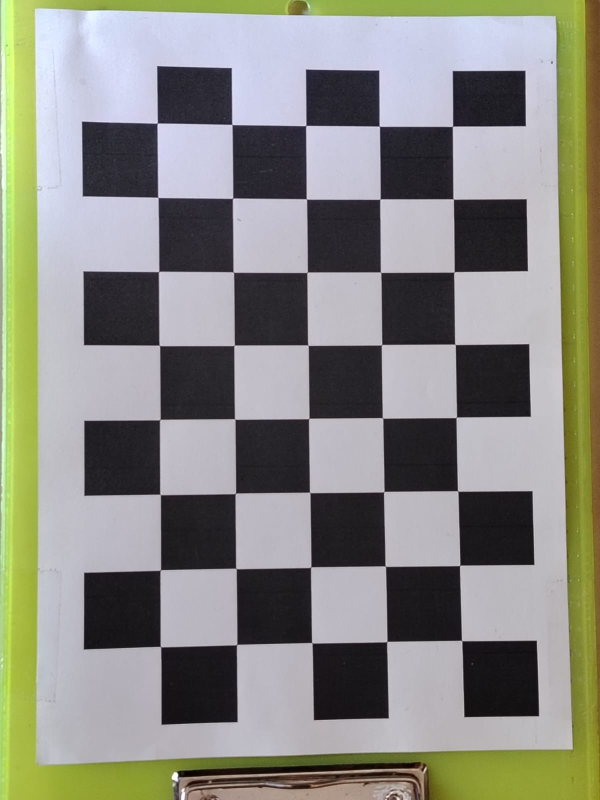
#> input picture data/calibration/chessboard_test.jpg, 1200 x 1600 px (shown at 1/2 size); its folder holds only this picture in this run
$ python -i diagnose.py   (imports and definitions only)
#> lines starting #> are read from the running program, lines starting #| are printed output that depends on the picture; after the words box and inside, x2 and y2 are one past the last pixel; in counts of white or black regions, pixels touching at a corner belong together
import cv2
import numpy as np
import os

def diagnose(img_path):
#> called with img_path = '../data/calibration/chessboard_test.jpg'
    img = cv2.imread(img_path)
#> img is the input picture: shape (1600, 1200, 3); mean B, G, R 129.7, 138, 137.7
    h, w = img.shape[:2]
#> h = 1600; w = 1200
    scale = 800 / max(h, w)
#> scale = 0.5
    img = cv2.resize(img, (int(w*scale), int(h*scale)))
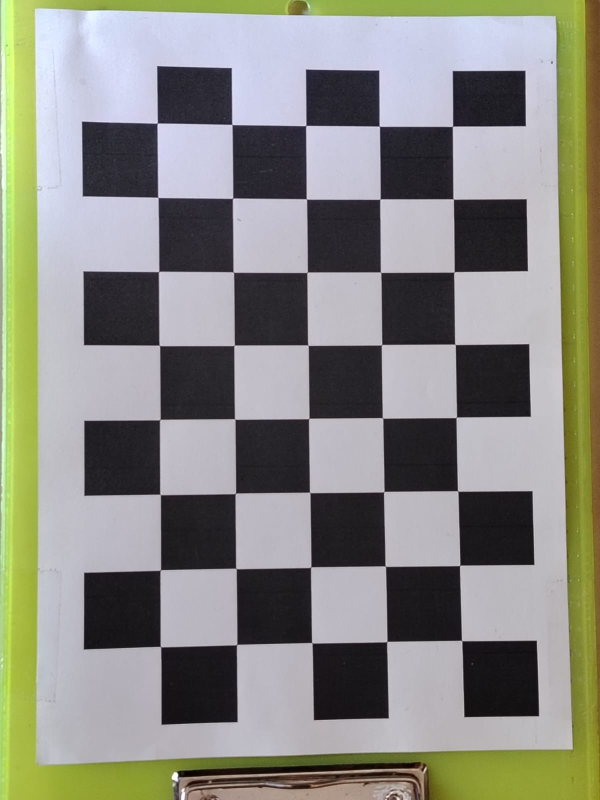
#> img: shape (800, 600, 3); mean B, G, R 129.8, 138.2, 137.8

    gray = cv2.cvtColor(img, cv2.COLOR_BGR2GRAY)
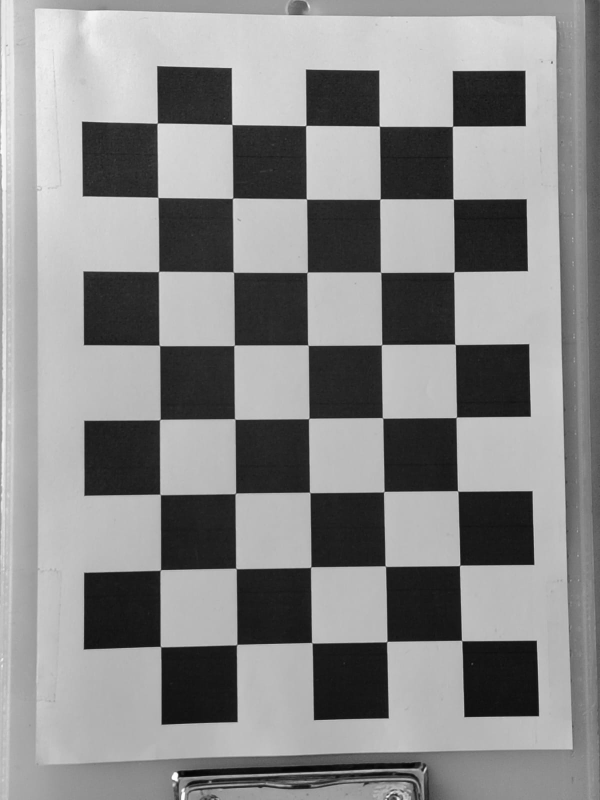
#> gray: shape (800, 600); min 4, max 255, mean 137.1

    # show histogram of pixel values
    print("\nPixel value distribution:")
    for threshold in [50, 100, 150, 200, 240]:
        count = np.sum(gray > threshold)
        pct = count / gray.size * 100
        print(f"  pixels > {threshold}: {pct:.1f}%")
#> this loop made 5 passes
#> (count, pct) on passes 1 to 5: (339790, 70.79), (324207, 67.54), (285022, 59.38), (70881, 14.77), (478, 0.0996)
#|   pixels > 50: 70.8%
#|   pixels > 100: 67.5%
#|   pixels > 150: 59.4%
#|   pixels > 200: 14.8%
#|   pixels > 240: 0.1%

    # try multiple threshold values
    results = []
    for t in [80, 120, 160, 200]:
        _, thresh = cv2.threshold(gray, t, 255,
                                   cv2.THRESH_BINARY)
        label = np.zeros_like(img)
        label[:] = (40, 40, 40)
        label[thresh == 255] = (255, 255, 255)
        cv2.putText(label, f"thresh={t}",
                    (10,30), cv2.FONT_HERSHEY_SIMPLEX,
                    0.8, (0,200,255), 2)
        results.append(label)
#> this loop made 4 passes
#> pass 1, in diagnose, `_, thresh = cv2.threshold(gray, t, 255, cv2.THRESH_BINARY)`:
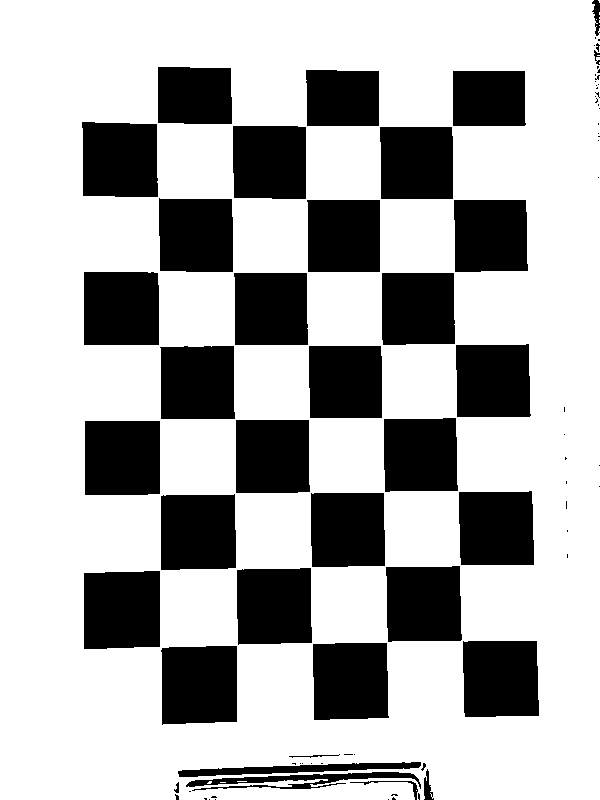
#> thresh: shape (800, 600); 69.7% white; 84 black regions (49 under 20 px), largest, box (x1, y1, x2, y2) and area: (84, 571, 160, 649) 5768, (161, 646, 237, 725) 5729, (313, 643, 389, 720) 5606
#> after the loop:
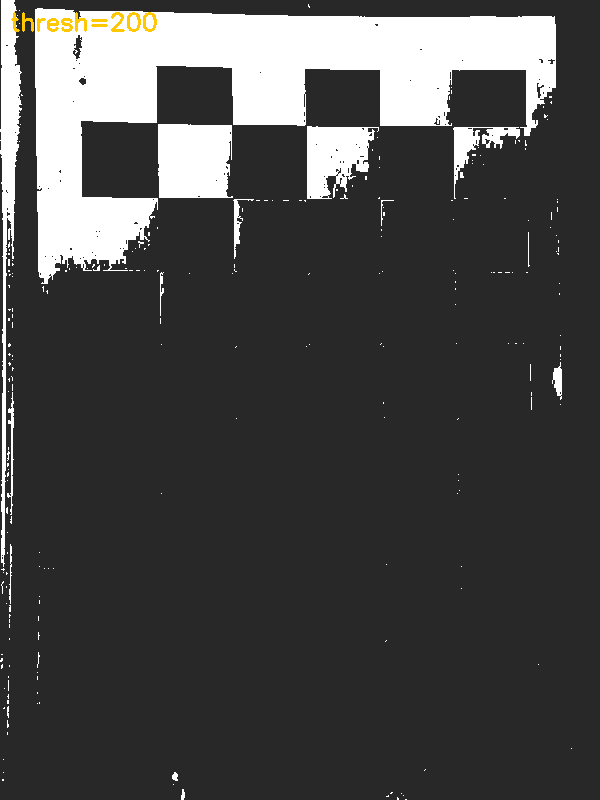
#> label: shape (800, 600, 3); mean B, G, R 71.3, 71.7, 71.8
#> after the loop, results = 4 items

    top = np.hstack(results[:2])
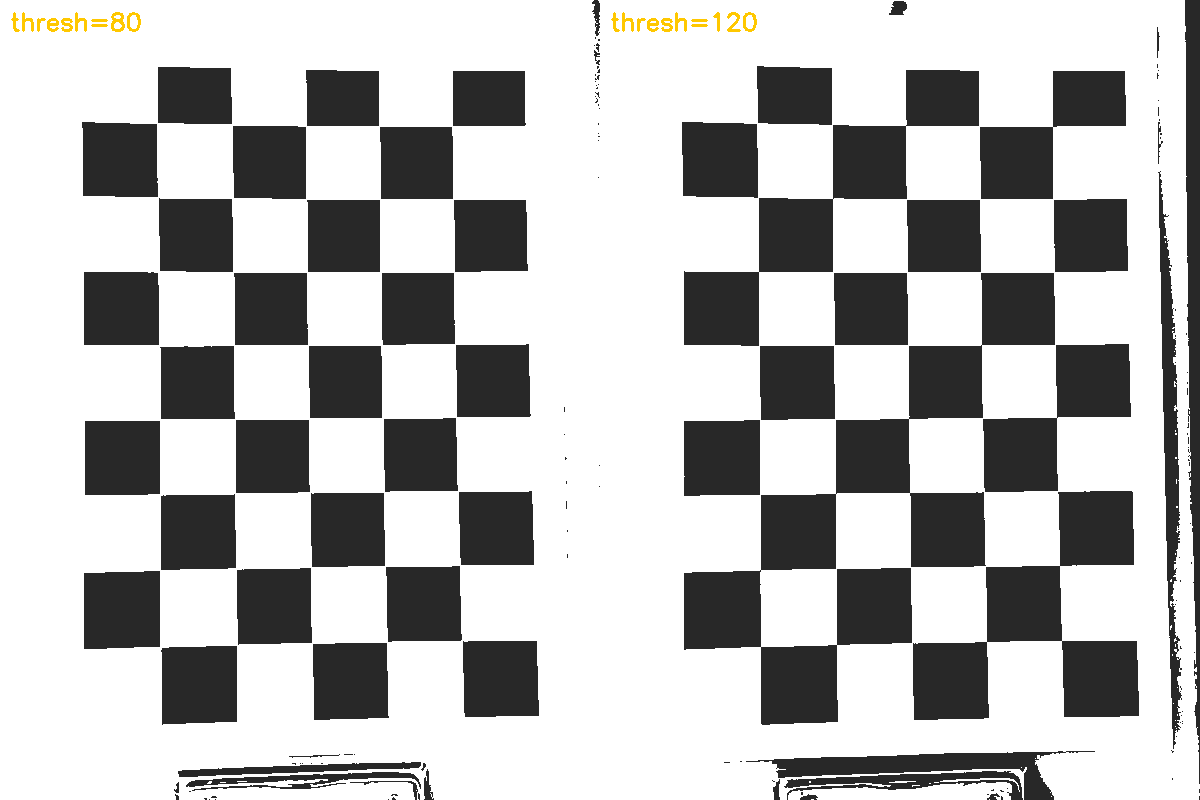
#> top: shape (800, 1200, 3); mean of channels 0, 1, 2 184.9, 185.3, 185.5; drawn as B, G, R
    bot = np.hstack(results[2:])
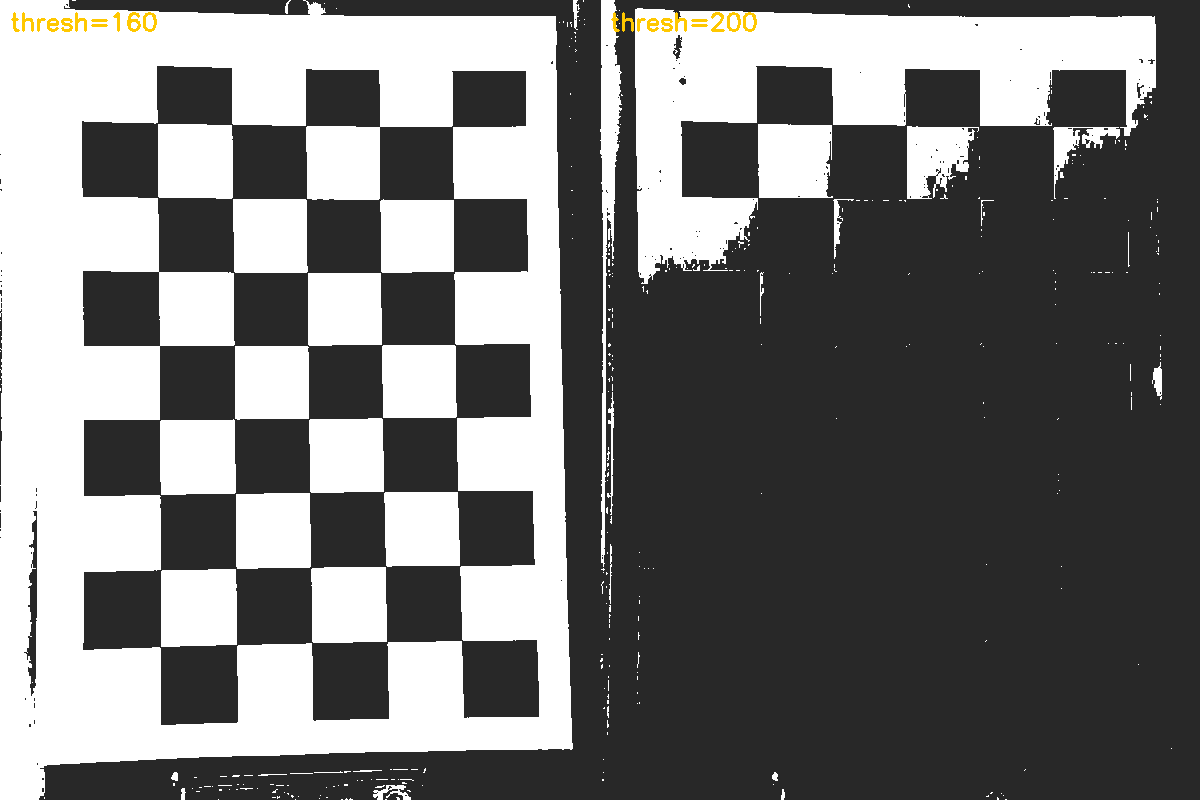
#> bot: shape (800, 1200, 3); mean of channels 0, 1, 2 116.6, 117.1, 117.2; drawn as B, G, R
    grid = np.vstack([top, bot])
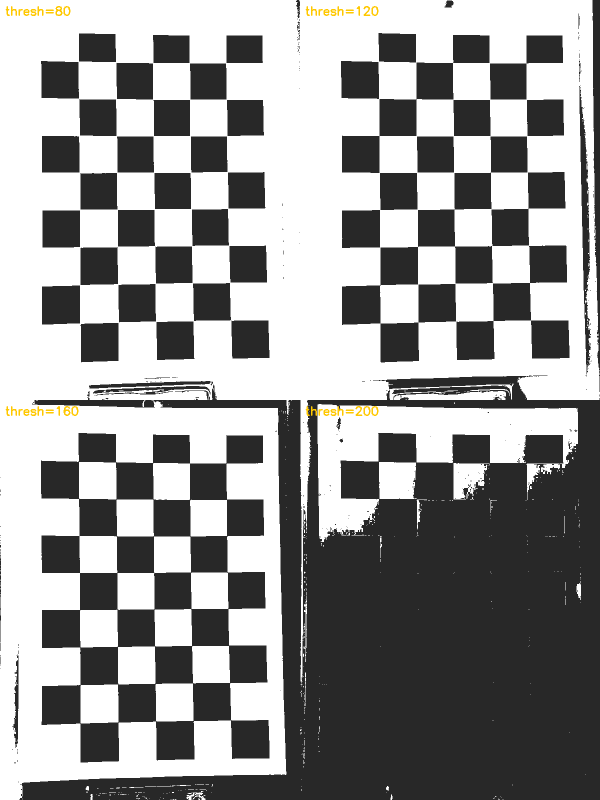
#> grid: shape (1600, 1200, 3) (shown at 1/2 size); mean of channels 0, 1, 2 150.8, 151.2, 151.3; drawn as B, G, R
    cv2.imshow('threshold comparison', grid)
    cv2.imshow('original', img)
    cv2.waitKey(0)
    cv2.destroyAllWindows()

folder = os.path.expanduser(
    '~/perception_map/data/raw/batch_01'
)
# [3 lines that did not run here, left out]

# run on first 3 images only
# [3 lines not run here, left out]

>>> result = diagnose('../data/calibration/chessboard_test.jpg')
